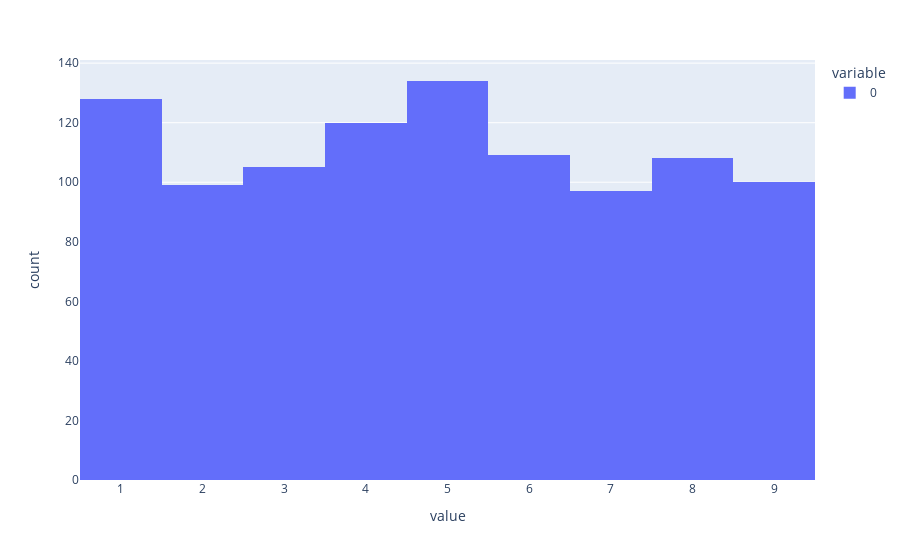

The code cell stored with this chart in its notebook:
### Code cell
px.histogram(s)

### Figure 1 — Plotly figure (JSON) as saved in the notebook; plotly's stock layout.template omitted (floating-point values rounded to 4 significant figures; data arrays with more than 128 entries replaced by an {"elided": "..."} marker saying what was removed)
{"data": [{"alignmentgroup": "True", "bingroup": "x", "hovertemplate": "variable=0<br>value=%{x}<br>count=%{y}<extra></extra>", "legendgroup": "0", "marker": {"color": "#636efa", "pattern": {"shape": ""}}, "name": "0", "offsetgroup": "0", "orientation": "v", "showlegend": true, "type": "histogram", "x": {"elided": "1000 int values"}, "xaxis": "x", "yaxis": "y"}], "layout": {"barmode": "relative", "legend": {"title": {"text": "variable"}, "tracegroupgap": 0}, "margin": {"t": 60}, "xaxis": {"anchor": "y", "domain": [0, 1], "title": {"text": "value"}}, "yaxis": {"anchor": "x", "domain": [0, 1], "title": {"text": "count"}}}}
